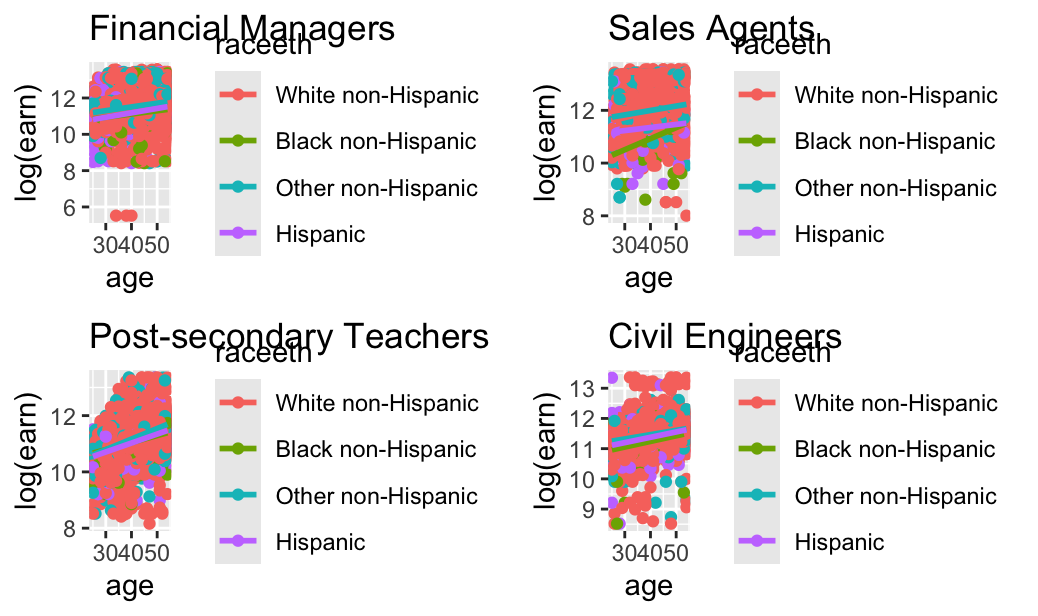

Recreate this plot in R.
# Load necessary libraries
library(tidyverse)
library(ggpubr)

# Set options
options(scipen = 999)

# Create a new variable for age squared
acs <- mutate(acs, age2 = age * age)

# Define the regression model
model <- lm(log(earn) ~ female + log(hours) + age + age2 + foreignborn + raceeth + edcat, data = acs, weights = perwt)

# Subset data for specific occupations
financial_managers <- subset(acs, occd == 120)
sales_agents <- subset(acs, occd == 4820)
postsec_teachers <- subset(acs, occd == 2205)
civil_engineers <- subset(acs, occd == 1360)

# Define regression models for each occupation
model_fm <- lm(log(earn) ~ female + log(hours) + age + age2 + foreignborn + raceeth + edcat, data = financial_managers, weights = perwt)
model_sa <- lm(log(earn) ~ female + log(hours) + age + age2 + foreignborn + raceeth + edcat, data = sales_agents, weights = perwt)
model_pt <- lm(log(earn) ~ female + log(hours) + age + age2 + foreignborn + raceeth + edcat, data = postsec_teachers, weights = perwt)
model_ce <- lm(log(earn) ~ female + log(hours) + age + age2 + foreignborn + raceeth + edcat, data = civil_engineers, weights = perwt)

# Create plots for each regression
plot_fm <- ggplot(financial_managers, aes(x = age, y = log(earn), color = raceeth)) +
  geom_point() +
  geom_smooth(method = "lm", se = FALSE) +
  labs(title = "Financial Managers")

plot_sa <- ggplot(sales_agents, aes(x = age, y = log(earn), color = raceeth)) +
  geom_point() +
  geom_smooth(method = "lm", se = FALSE) +
  labs(title = "Sales Agents")

plot_pt <- ggplot(postsec_teachers, aes(x = age, y = log(earn), color = raceeth)) +
  geom_point() +
  geom_smooth(method = "lm", se = FALSE) +
  labs(title = "Post-secondary Teachers")

plot_ce <- ggplot(civil_engineers, aes(x = age, y = log(earn), color = raceeth)) +
  geom_point() +
  geom_smooth(method = "lm", se = FALSE) +
  labs(title = "Civil Engineers")

# Combine plots into one figure
combined_plot <- ggarrange(plot_fm, plot_sa, plot_pt, plot_ce, ncol = 2, nrow = 2)

# Display the combined plot
print(combined_plot)
